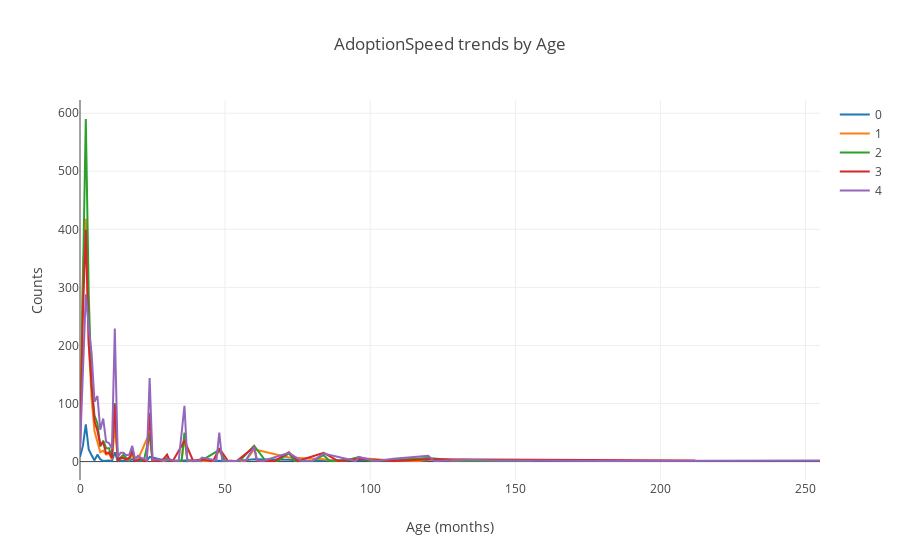

Notebook source saved alongside this figure:
### Code cell
t = []
for a in range(5):
    df = train.loc[train['AdoptionSpeed'] == a]

    t.append(go.Scatter(
        x = df['Age'].value_counts().sort_index().index,
        y = df['Age'].value_counts().sort_index().values,
        name = str(a)
    ))
    
layout = go.Layout(dict(title = "AdoptionSpeed trends by Age",
                  xaxis = dict(title = 'Age (months)'),
                  yaxis = dict(title = 'Counts'),
                  )
                  )
py.iplot(dict(data=t, layout=layout), filename='basic-line')

### Figure 1 — Plotly figure (JSON) as saved in the notebook; plotly's stock layout.template omitted (floating-point values rounded to 4 significant figures)
{"data": [{"name": "0", "type": "scatter", "uid": "d4e8fbe6-88b7-4146-b4f3-9abe54fd092c", "x": [0, 1, 2, 3, 4, 5, 6, 7, 8, 9, 10, 11, 12, 13, 14, 17, 18, 19, 21, 23, 24, 30, 36, 53, 54, 60, 72, 78, 96, 120], "y": [8, 27, 64, 21, 11, 2, 12, 4, 1, 2, 2, 1, 16, 1, 2, 1, 4, 1, 1, 1, 8, 1, 2, 1, 1, 4, 3, 1, 3, 1]}, {"name": "1", "type": "scatter", "uid": "3bdc6b60-7c2b-4b63-923d-dc4169b74719", "x": [0, 1, 2, 3, 4, 5, 6, 7, 8, 9, 10, 11, 12, 13, 14, 15, 16, 17, 18, 19, 20, 24, 25, 28, 29, 30, 32, 35, 36, 37, 39, 42, 46, 48, 50, 51, 52, 53, 54, 57, 60, 72, 84, 89, 96, 108, 117, 120, 132, 147], "y": [28, 326, 418, 207, 108, 52, 34, 16, 19, 12, 14, 4, 60, 5, 5, 11, 3, 3, 11, 3, 4, 50, 1, 1, 1, 4, 1, 1, 42, 2, 1, 1, 1, 19, 1, 1, 2, 1, 1, 1, 21, 7, 4, 1, 6, 2, 1, 4, 1, 1]}, {"name": "2", "type": "scatter", "uid": "70168a6d-c14d-4b10-8bfa-b41090a64d93", "x": [0, 1, 2, 3, 4, 5, 6, 7, 8, 9, 10, 11, 12, 13, 14, 15, 16, 17, 18, 19, 20, 21, 22, 24, 25, 26, 27, 28, 29, 30, 31, 32, 33, 34, 35, 36, 37, 38, 39, 42, 48, 50, 53, 54, 55, 60, 64, 65, 68, 72, 74, 76, 77, 78, 80, 84, 86, 92, 96, 100, 108, 120, 132, 144, 156], "y": [25, 339, 590, 288, 129, 79, 66, 26, 36, 23, 23, 7, 101, 6, 7, 12, 6, 4, 23, 2, 3, 3, 1, 47, 1, 1, 1, 1, 4, 6, 1, 1, 1, 2, 1, 50, 1, 2, 1, 2, 20, 1, 1, 2, 1, 27, 1, 2, 1, 14, 1, 1, 1, 1, 1, 11, 1, 2, 8, 1, 3, 6, 1, 1, 1]}, {"name": "3", "type": "scatter", "uid": "46fbba25-1ba7-48d9-8543-81e353785df5", "x": [0, 1, 2, 3, 4, 5, 6, 7, 8, 9, 10, 11, 12, 13, 14, 15, 16, 17, 18, 19, 20, 21, 22, 23, 24, 25, 27, 28, 29, 30, 31, 32, 36, 39, 42, 45, 46, 48, 51, 52, 53, 54, 60, 61, 62, 67, 72, 75, 84, 89, 96, 108, 120, 212], "y": [18, 255, 399, 203, 132, 70, 53, 29, 33, 14, 16, 6, 98, 1, 6, 6, 3, 7, 17, 1, 2, 6, 1, 1, 84, 1, 1, 1, 6, 12, 1, 1, 36, 1, 4, 1, 2, 23, 1, 1, 1, 1, 25, 1, 1, 1, 16, 1, 15, 1, 5, 1, 4, 2]}, {"name": "4", "type": "scatter", "uid": "e9262a4f-ca2f-41c9-b539-e55c7b4083d1", "x": [0, 1, 2, 3, 4, 5, 6, 7, 8, 9, 10, 11, 12, 13, 14, 15, 16, 17, 18, 19, 20, 21, 22, 23, 24, 25, 26, 27, 28, 29, 30, 31, 32, 33, 34, 36, 37, 38, 39, 40, 41, 42, 47, 48, 49, 50, 51, 53, 54, 55, 56, 57, 60, 61, 63, 72, 76, 80, 84, 95, 96, 102, 108, 120, 122, 123, 132, 144, 180, 212, 255], "y": [18, 162, 288, 232, 186, 103, 113, 55, 74, 34, 32, 22, 229, 8, 15, 15, 11, 12, 27, 4, 10, 6, 5, 2, 144, 3, 3, 4, 2, 3, 4, 4, 2, 2, 1, 96, 1, 2, 2, 1, 1, 7, 2, 50, 1, 3, 1, 1, 1, 3, 2, 1, 25, 2, 1, 15, 2, 1, 14, 1, 8, 1, 5, 10, 1, 1, 3, 2, 1, 1, 2]}], "layout": {"title": {"text": "AdoptionSpeed trends by Age"}, "xaxis": {"title": {"text": "Age (months)"}}, "yaxis": {"title": {"text": "Counts"}}}}
